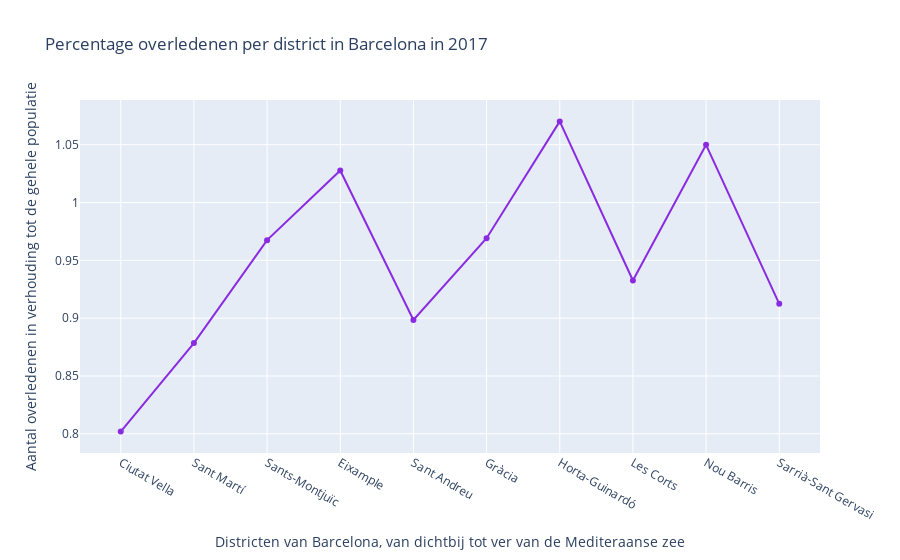

Here is the notebook cell this chart was saved with:
### Code cell
#bubble chart maken
fig2 = go.Figure(data=[go.Scatter(
    x= deaths_district.index, 
    y= deaths_of_population,
    mode = 'lines + markers',
    line = dict(color='blueviolet')
)])

fig2.update_layout(
    yaxis_title = 'Aantal overledenen in verhouding tot de gehele populatie', 
    xaxis_title = 'Districten van Barcelona, van dichtbij tot ver van de Mediteraanse zee', 
    title = 'Percentage overledenen per district in Barcelona in 2017'
)

fig2.show()

### Figure 1 — Plotly figure (JSON) as saved in the notebook; plotly's stock layout.template omitted (floating-point values rounded to 4 significant figures)
{"data": [{"line": {"color": "blueviolet"}, "mode": "lines+markers", "type": "scatter", "x": ["Ciutat Vella", "Sant Martí", "Sants-Montjuïc", "Eixample", "Sant Andreu", "Gràcia", "Horta-Guinardó", "Les Corts", "Nou Barris", "Sarrià-Sant Gervasi"], "y": [0.8019, 0.8785, 0.9675, 1.028, 0.8984, 0.9691, 1.07, 0.9326, 1.05, 0.9124]}], "layout": {"title": {"text": "Percentage overledenen per district in Barcelona in 2017"}, "xaxis": {"title": {"text": "Districten van Barcelona, van dichtbij tot ver van de Mediteraanse zee"}}, "yaxis": {"title": {"text": "Aantal overledenen in verhouding tot de gehele populatie"}}}}
